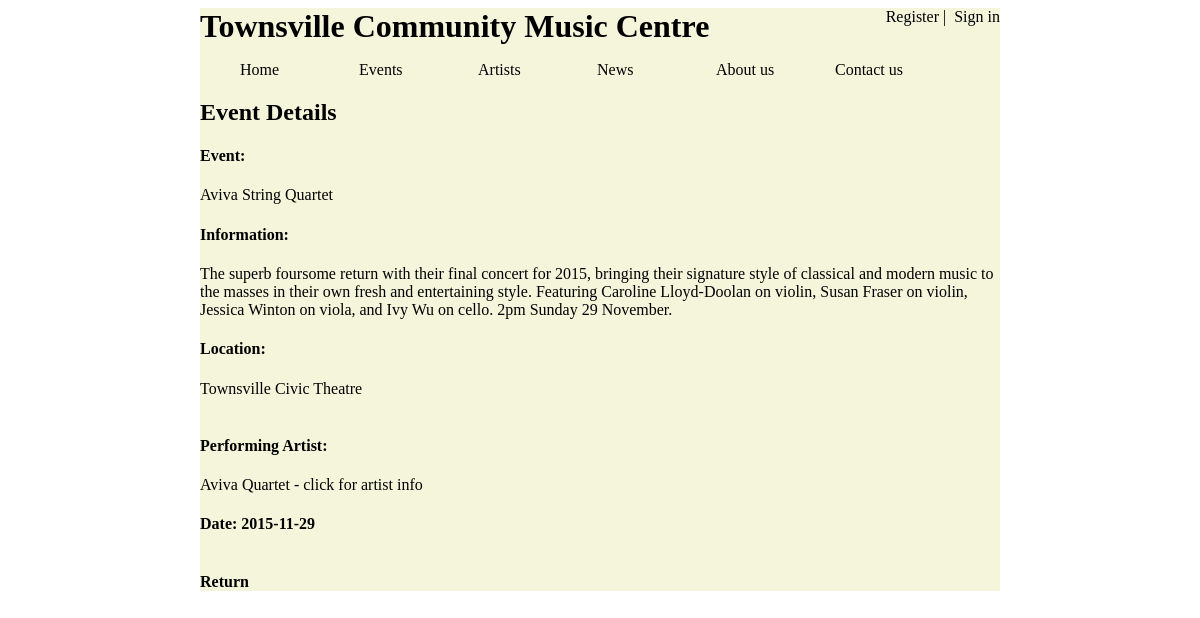
The app's page /event.php?id=19 with its own data.
### tables this page shows
CREATE TABLE "events" (
  "id" integer NOT NULL PRIMARY KEY AUTOINCREMENT,
  "event" text NOT NULL,
  "info" text NOT NULL,
  "location" text NULL,
  "phone" text NULL,
  "mobile" text NULL,
  "link" text NULL,
  "date" text NOT NULL,
  "artist" text NULL
);

### event.php (the view, shortened to what this page needs)
<?php
include("dbconnect.php");
?>
<!doctype html>
<html>
<head>
    <link rel="stylesheet" type="text/css" href="main.css" />
</head>
<body>
<div id="content">
    <?php
    include("template.php");
    ?>
<h2>Event Details</h2>
<?php
    $ID = $_GET['id'];
    $sql = "SELECT * FROM events WHERE id = $ID";
foreach ($dbh->query($sql) as $row) {
    $event = $row['event'];
    $info = $row['info'];
    $location = $row['location'];
    $date = $row['date'];
    echo "<h4>Event: </h4>$event
    <br><h4>Information: </h4>$info
    <br><h4>Location: </h4>$location
    <br><a href='muso.php?variable=" .$row["artist"]."'>
    <br><h4>Performing Artist: </h4>".$row["artist"]." - click for artist info</a>
    <br><h4>Date: $date</h4>";
}
echo '<br><b><a href="eventsView.php">Return</a></b>';
?>
</div>
</body>
</html>

### main.css (style rules this page uses)
#content { width:800px; min-height: 100%; margin:0 auto; background-color:beige; }
a { color:black; text-decoration:none; }

### records on screen
events: event "Aviva String Quartet", info "The superb foursome return with their final concert for 2015, bringing their signature style of classical and modern music to the masses in their own fresh and entertaining style. Featuring Caroline Lloyd-Doolan on violin, Susan Fraser on violin, Jessica Winton on viola, and Ivy Wu on cello. 2pm Sunday 29 November.", location "Townsville Civic Theatre", artist "Aviva Quartet", date "2015-11-29"
